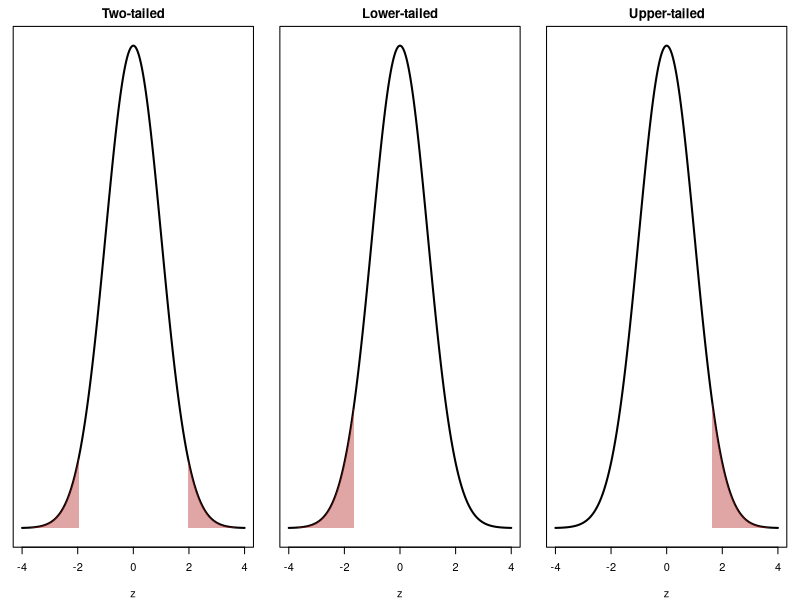

Reproduce this figure in R.
## ---- chunk 1
#| include: false
draw_z <- function(z = NULL, tail = "two", alpha = .05, main = "") {
  x <- seq(-4, 4, length.out = 400)
  plot(x, dnorm(x), type = "l", lwd = 2, xlab = "z", ylab = "", yaxt = "n", main = main)
  shade <- function(a, b) polygon(c(a, seq(a, b, length.out = 100), b),
                                  c(0, dnorm(seq(a, b, length.out = 100)), 0),
                                  col = adjustcolor("firebrick", .4), border = NA)
  if (tail == "two")   { cv <- qnorm(1 - alpha / 2); shade(-4, -cv); shade(cv, 4) }
  if (tail == "lower") { cv <- qnorm(alpha); shade(-4, cv) }
  if (tail == "upper") { cv <- qnorm(1 - alpha); shade(cv, 4) }
  if (!is.null(z)) abline(v = z, col = "#377EB8", lwd = 3)
}
## ---- chunk 2
#| echo: false
#| fig-width: 12
#| fig-height: 2.6
par(mfrow = c(1, 3), mar = c(4, 1, 2, 1))
draw_z(tail = "two",   main = "Two-tailed")
draw_z(tail = "lower", main = "Lower-tailed")
draw_z(tail = "upper", main = "Upper-tailed")
